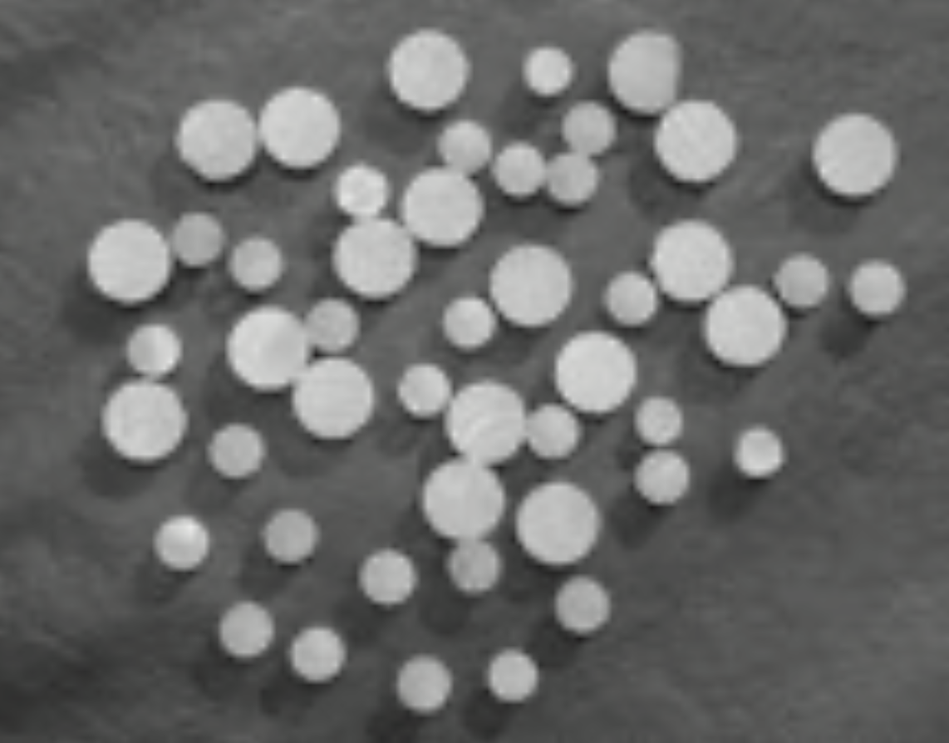
#> input picture Exercicio-4/pinos-madeira.png, 949 x 743 px, shrunk from 1142 x 894 before the run
$ python main.py
#> lines starting #> are read from the running program, lines starting #| are printed output that depends on the picture; after the words box and inside, x2 and y2 are one past the last pixel; in counts of white or black regions, pixels touching at a corner belong together
import cv2
import numpy as np
import matplotlib.pyplot as plt

def binarize_image(image, threshold=128):
    gray = cv2.cvtColor(image, cv2.COLOR_BGR2GRAY)
    _, binary = cv2.threshold(gray, threshold, 255, cv2.THRESH_BINARY)
    return binary

def connected_components_labeling(binary_image):
    label_image = np.zeros(binary_image.shape, dtype=np.int32)
    label = 1
    height, width = binary_image.shape

    def dfs(x, y):
        stack = [(x, y)]
        while stack:
            cx, cy = stack.pop()
            if label_image[cx, cy] == 0 and binary_image[cx, cy] == 255:
                label_image[cx, cy] = label
                for dx, dy in [(-1, 0), (1, 0), (0, -1), (0, 1)]:
                    nx, ny = cx + dx, cy + dy
                    if 0 <= nx < height and 0 <= ny < width and label_image[nx, ny] == 0:
                        stack.append((nx, ny))

    for i in range(height):
        for j in range(width):
            if binary_image[i, j] == 255 and label_image[i, j] == 0:
                dfs(i, j)
                label += 1

    return label_image, label - 1

def label_to_color_image(label_image, num_labels):
    color_image = np.zeros((*label_image.shape, 3), dtype=np.uint8)
    np.random.seed(0)
    colors = [tuple(np.random.choice(range(256), size=3)) for _ in range(num_labels + 1)]
    for i in range(label_image.shape[0]):
        for j in range(label_image.shape[1]):
            if label_image[i, j] > 0:
                color_image[i, j] = colors[label_image[i, j]]
    return color_image

image = cv2.imread('pinos-madeira.png')
#> image is the input picture: shape (743, 949, 3); mean B, G, R 106.6, 107.5, 107

if image is None:
    print("Erro ao carregar a imagem. Verifique o caminho e o nome da imagem.")
else:
    binary_image = binarize_image(image)
#> in binarize_image, `_, binary = cv2.threshold(gray, threshold, 255, cv2.THRESH_BINARY)`:
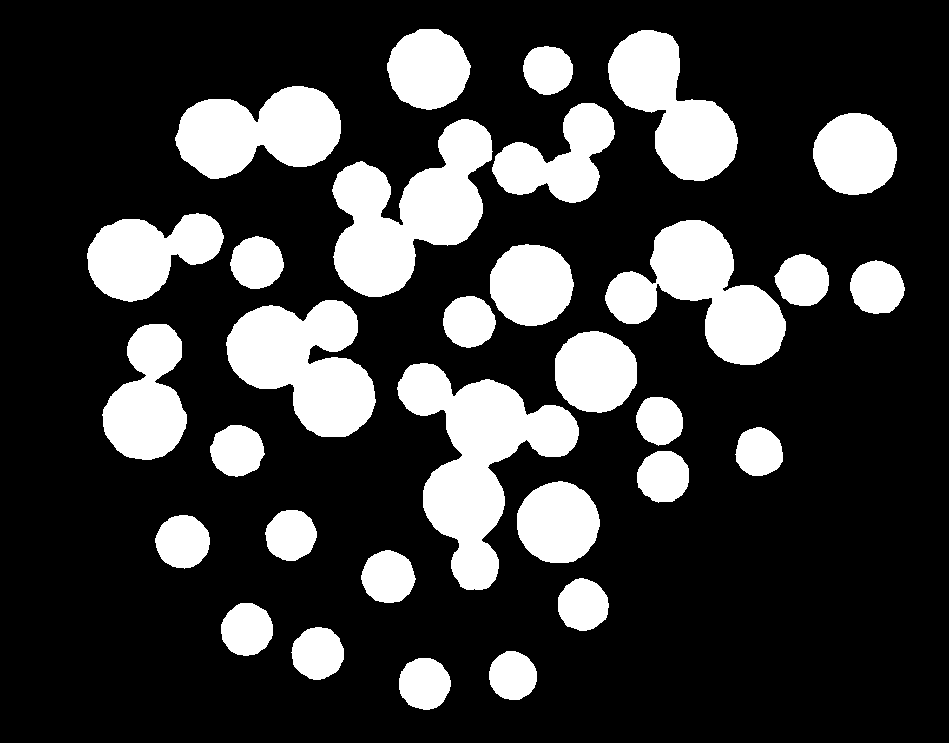
#> binary: shape (743, 949); 22.9% white; 31 white regions, largest, box (x1, y1, x2, y2) and area: (397, 363, 579, 590) 17004, (332, 119, 493, 297) 15100, (226, 300, 376, 437) 12904

    label_image, num_labels = connected_components_labeling(binary_image)
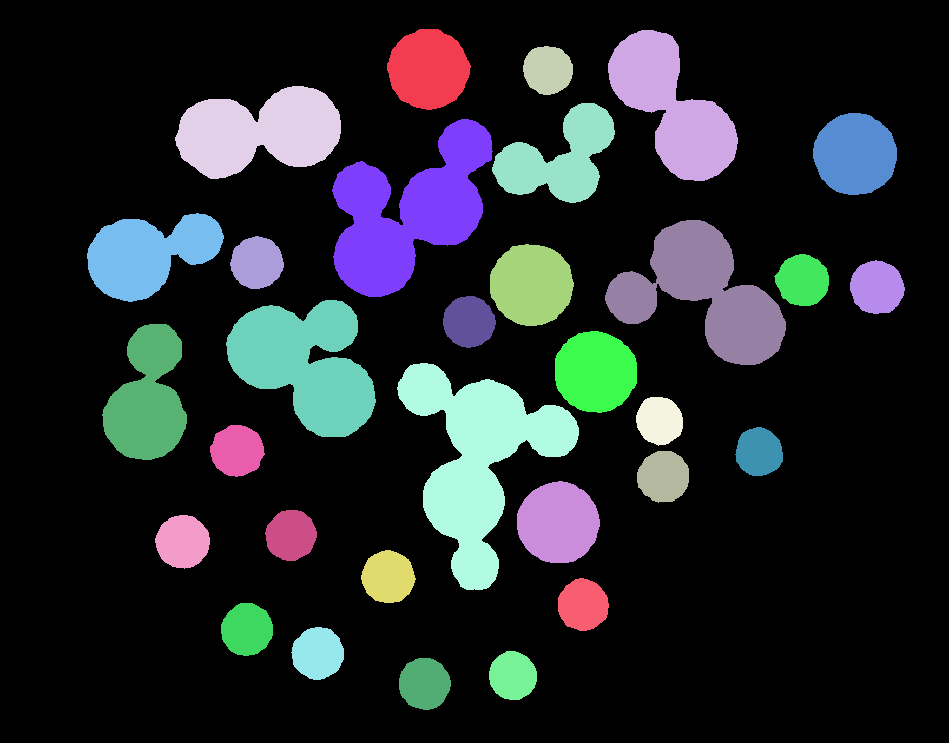
#> label_image: shape (743, 949) int32; 32 distinct labels, from 0 to 31; one colour per label, 0 black
#> num_labels = 31

    color_image = label_to_color_image(label_image, num_labels)
#> after the loop in label_to_color_image, `for i in range(label_image.shape[0]):`:
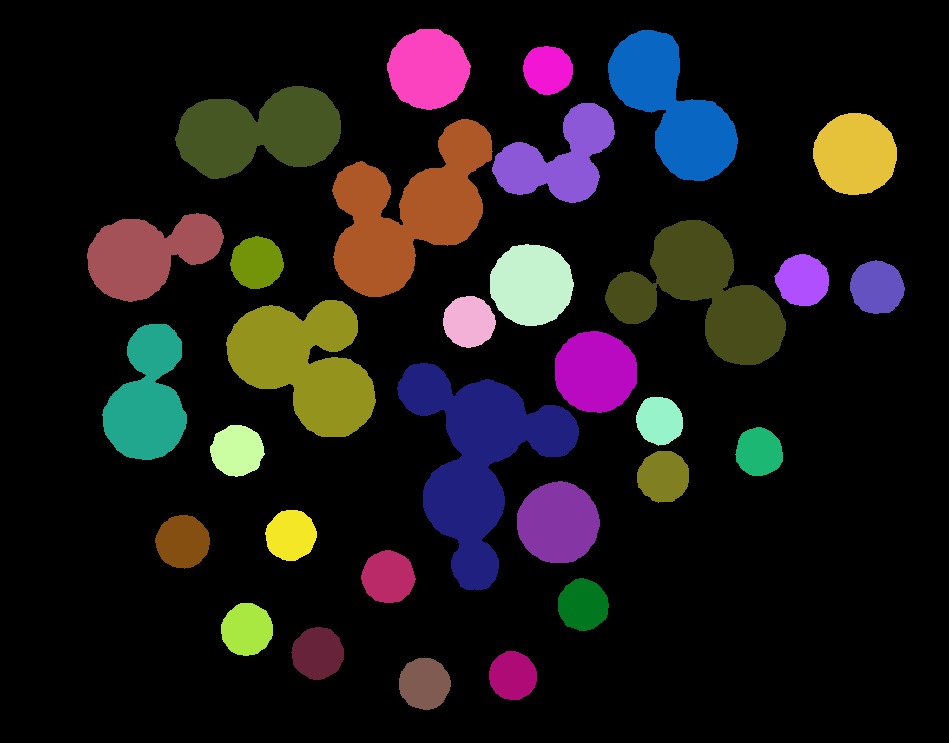
#> color_image: shape (743, 949, 3); mean of channels 0, 1, 2 24.3, 23.5, 27.9; drawn as B, G, R

    plt.figure(figsize=(15, 8))
    plt.subplot(1, 3, 1)
    plt.imshow(cv2.cvtColor(image, cv2.COLOR_BGR2RGB))
    plt.title('Imagem original')
    plt.axis('off')

    plt.subplot(1, 3, 2)
    plt.imshow(binary_image, cmap='gray')
    plt.title('Grupos')
    plt.axis('off')

    plt.subplot(1, 3, 3)
    plt.imshow(color_image)
    plt.title('Componentes rotulados')
    plt.axis('off')

    plt.show()
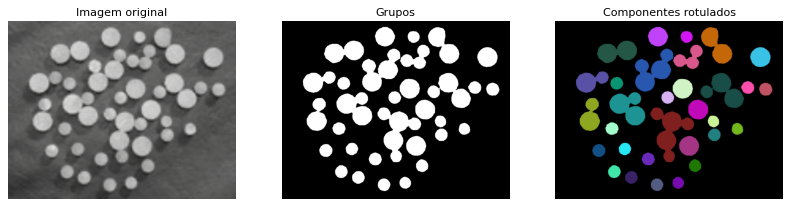
#> figure drawn by matplotlib, 3 panels
